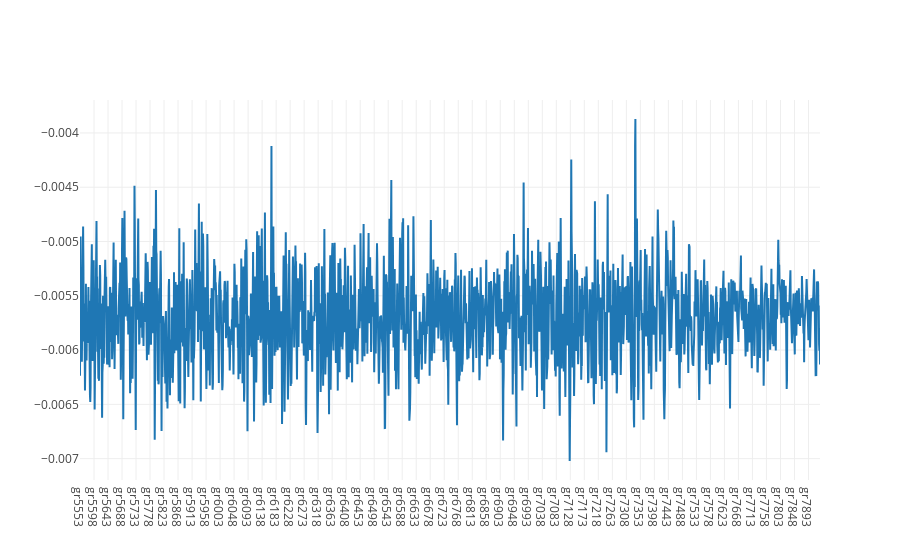

The notebook cell saved with this chart:
### Code cell
# predictDates = data.tail(len(inv_y)).index
# actual_chart = go.Scatter(x=predictDates, y=inv_y[:,0], name= 'Actual Price')
# multi_predict_chart = go.Scatter(x=predictDates, y=inv_yhat[:,0], name= 'Multi Predict Price')
# py.iplot([multi_predict_chart, actual_chart])


predictDates = data.tail(len(test_y)).index
actual_chart = go.Scatter(x=predictDates, y=inv_y[:,0], name= 'Actual Price')
multi_predict_chart = go.Scatter(x=predictDates, y=inv_yhat[:,0], name= 'Multi Predict Price')
py.iplot([multi_predict_chart])

### Figure 1 — Plotly figure (JSON) as saved in the notebook; plotly's stock layout.template omitted (floating-point values rounded to 4 significant figures; data arrays with more than 128 entries replaced by an {"elided": "..."} marker saying what was removed)
{"data": [{"name": "Multi Predict Price", "type": "scatter", "uid": "b3400ec3-571c-4d56-9a46-8474b0eaf0f7", "x": {"elided": "2378 str values"}, "y": {"elided": "2378 float values"}}], "layout": {}}
